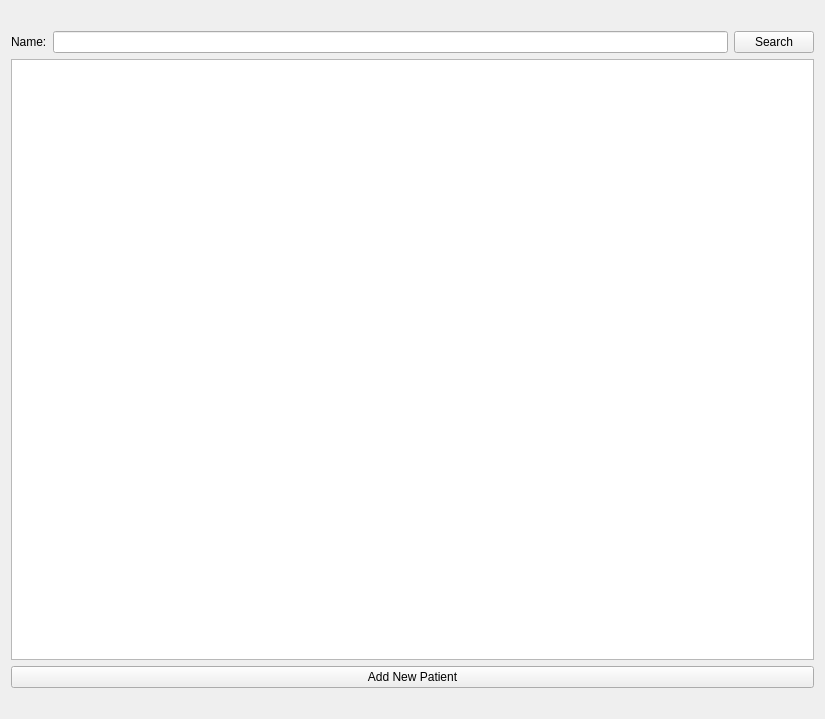
<?xml version="1.0" encoding="UTF-8"?>
<ui version="4.0">
 <class>Form</class>
 <widget class="QWidget" name="Form">
  <property name="geometry">
   <rect>
    <x>0</x>
    <y>0</y>
    <width>825</width>
    <height>719</height>
   </rect>
  </property>
  <property name="windowTitle">
   <string>Form</string>
  </property>
  <layout class="QGridLayout" name="gridLayout">
   <item row="6" column="0" colspan="3">
    <widget class="QLabel" name="label_2">
     <property name="text">
      <string/>
     </property>
     <property name="alignment">
      <set>Qt::AlignCenter</set>
     </property>
    </widget>
   </item>
   <item row="2" column="2">
    <widget class="QPushButton" name="pushButton_2">
     <property name="text">
      <string>Search</string>
     </property>
    </widget>
   </item>
   <item row="2" column="0">
    <widget class="QLabel" name="label">
     <property name="text">
      <string>Name:</string>
     </property>
    </widget>
   </item>
   <item row="4" column="0" colspan="3">
    <widget class="QListWidget" name="listWidget"/>
   </item>
   <item row="2" column="1">
    <widget class="QLineEdit" name="lineEdit"/>
   </item>
   <item row="5" column="0" colspan="3">
    <widget class="QPushButton" name="pushButton">
     <property name="text">
      <string>Add New Patient</string>
     </property>
    </widget>
   </item>
   <item row="0" column="2">
    <widget class="QLabel" name="label_4">
     <property name="text">
      <string/>
     </property>
     <property name="pixmap">
      <pixmap>hermes_staff.jpg</pixmap>
     </property>
    </widget>
   </item>
   <item row="0" column="0" colspan="2">
    <widget class="QLabel" name="label_3">
     <property name="maximumSize">
      <size>
       <width>16777215</width>
       <height>219</height>
      </size>
     </property>
     <property name="text">
      <string/>
     </property>
     <property name="pixmap">
      <pixmap>logo.png</pixmap>
     </property>
    </widget>
   </item>
  </layout>
 </widget>
 <resources/>
 <connections/>
</ui>
